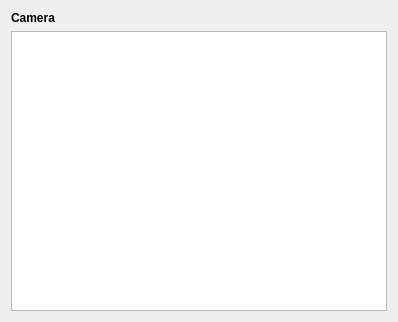
<?xml version="1.0" encoding="UTF-8"?>
<ui version="4.0">
 <class>newCameraView</class>
 <widget class="QWidget" name="newCameraView">
  <property name="geometry">
   <rect>
    <x>0</x>
    <y>0</y>
    <width>398</width>
    <height>322</height>
   </rect>
  </property>
  <property name="windowTitle">
   <string>Camera</string>
  </property>
  <layout class="QGridLayout" name="gridLayout">
   <item row="0" column="0">
    <widget class="QLabel" name="label">
     <property name="text">
      <string>&lt;html&gt;&lt;head/&gt;&lt;body&gt;&lt;p&gt;&lt;span style=&quot; font-weight:600;&quot;&gt;Camera&lt;/span&gt;&lt;/p&gt;&lt;/body&gt;&lt;/html&gt;</string>
     </property>
    </widget>
   </item>
   <item row="1" column="0">
    <widget class="QGraphicsView" name="graphicsView"/>
   </item>
  </layout>
 </widget>
 <resources/>
 <connections/>
</ui>
